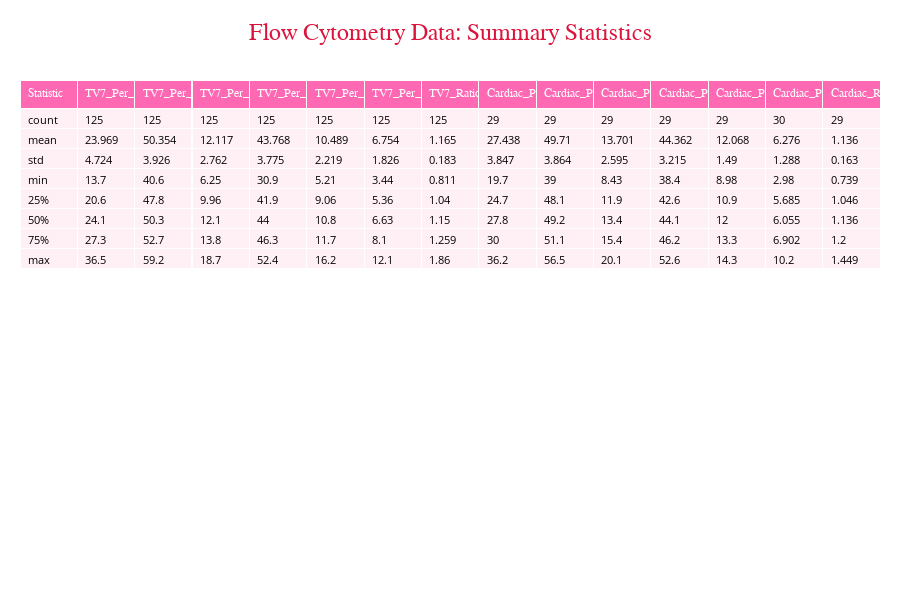

Notebook code for this chart:
### Markdown cell above
# charting data

### Code cell
if df is not None:
    summary = df[numeric_cols].describe().round(3)
    
    fig = go.Figure(data=[go.Table(
        header=dict(
            values=['Statistic'] + list(summary.columns),
            fill_color=COLORS['primary'],
            align='left',
            font=dict(color='white', size=12, family='Arial Black')
        ),
        cells=dict(
            values=[summary.index] + [summary[col] for col in summary.columns],
            fill_color=[COLORS['background']],
            align='left',
            font=dict(color='black', size=11)
        )
    )])
    
    fig.update_layout(
        title={
            'text': 'Flow Cytometry Data: Summary Statistics',
            'font': {'size': 24, 'color': COLORS['accent'], 'family': 'Arial Black'},
            'x': 0.5,
            'xanchor': 'center'
        },
        height=600,
        margin=dict(l=20, r=20, t=80, b=20)
    )

    fig.write_html(f"{output_dir}/slide1_overview.html")
    fig.show()

### Figure 1 — Plotly figure (JSON) as saved in the notebook; plotly's stock layout.template omitted (floating-point values rounded to 4 significant figures)
{"data": [{"cells": {"align": "left", "fill": {"color": ["#FFF0F5"]}, "font": {"color": "black", "size": 11}, "values": [["count", "mean", "std", "min", "25%", "50%", "75%", "max"], [125, 23.97, 4.724, 13.7, 20.6, 24.1, 27.3, 36.5], [125, 50.35, 3.926, 40.6, 47.8, 50.3, 52.7, 59.2], [125, 12.12, 2.762, 6.25, 9.96, 12.1, 13.8, 18.7], [125, 43.77, 3.775, 30.9, 41.9, 44, 46.3, 52.4], [125, 10.49, 2.219, 5.21, 9.06, 10.8, 11.7, 16.2], [125, 6.754, 1.826, 3.44, 5.36, 6.63, 8.1, 12.1], [125, 1.165, 0.183, 0.811, 1.04, 1.15, 1.259, 1.86], [29, 27.44, 3.847, 19.7, 24.7, 27.8, 30, 36.2], [29, 49.71, 3.864, 39, 48.1, 49.2, 51.1, 56.5], [29, 13.7, 2.595, 8.43, 11.9, 13.4, 15.4, 20.1], [29, 44.36, 3.215, 38.4, 42.6, 44.1, 46.2, 52.6], [29, 12.07, 1.49, 8.98, 10.9, 12, 13.3, 14.3], [30, 6.276, 1.288, 2.98, 5.685, 6.055, 6.902, 10.2], [29, 1.136, 0.163, 0.739, 1.046, 1.136, 1.2, 1.449]]}, "header": {"align": "left", "fill": {"color": "#FF69B4"}, "font": {"color": "white", "family": "Arial Black", "size": 12}, "values": ["Statistic", "TV7_Per_CD3_of_45", "TV7_Per_CD4_of_3", "TV7_Per_CD4_45", "TV7_Per_CD8_3", "TV7_Per_CD8_45", "TV7_Per_Monocytes_45", "TV7_Ratio_CD4_vs_CD8", "Cardiac_Per_CD3_of_45", "Cardiac_Per_CD4_of_3", "Cardiac_Per_CD4_45", "Cardiac_Per_CD8_3", "Cardiac_Per_CD8_45", "Cardiac_Per_Monocytes_45", "Cardiac_Ratio_CD4_vs_CD8"]}, "type": "table"}], "layout": {"height": 600, "margin": {"b": 20, "l": 20, "r": 20, "t": 80}, "title": {"font": {"color": "#DC143C", "family": "Arial Black", "size": 24}, "text": "Flow Cytometry Data: Summary Statistics", "x": 0.5, "xanchor": "center"}}}
